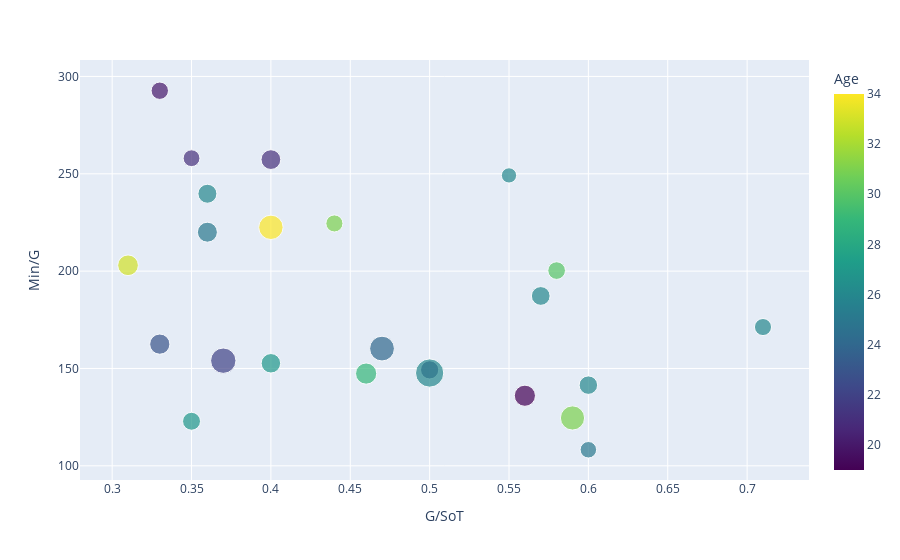

The notebook cell this image was saved under:
### Code cell
fig = px.scatter(Decision_sample2, x='G/SoT', y='Min/G', hover_data=['Player','Min','Pos','Comp'], color='Age', size='Assists',color_continuous_scale='Viridis')

fig.show()

### Figure 1 — Plotly figure (JSON) as saved in the notebook; plotly's stock layout.template omitted (floating-point values rounded to 4 significant figures)
{"data": [{"customdata": [["Julian Brandt", 1495, "MFFW", "Bundesliga"], ["Kingsley Coman", 749, "FWMF", "Bundesliga"], ["Ousmane Dembélé", 1100, "FW", "La Liga"], ["Paulo Dybala", 1179, "MFFW", "Serie A"], ["João Félix", 650, "FWMF", "La Liga"], ["Phil Foden", 1045, "FWDF", "Premier League"], ["Serge Gnabry", 1106, "FWMF", "Bundesliga"], ["Adam Hlo?ek", 878, "FWMF", "Bundesliga"], ["Jonas Hofmann", 1402, "FW", "Bundesliga"], ["Kelechi Iheanacho", 443, "FWMF", "Premier League"], ["Daichi Kamada", 1199, "MFFW", "Bundesliga"], ["Randal Kolo Muani", 1442, "FW", "Bundesliga"], ["Khvicha Kvaratskhelia", 1232, "FW", "Serie A"], ["Ademola Lookman", 1299, "FWMF", "Serie A"], ["James Maddison", 1273, "MFFW", "Premier League"], ["Riyad Mahrez", 898, "FWMF", "Premier League"], ["Anthony Martial", 458, "FW", "Premier League"], ["Thomas Müller", 812, "FWMF", "Bundesliga"], ["Jamal Musiala", 1360, "MFFW", "Bundesliga"], ["Neymar", 1495, "MFFW", "Ligue 1"], ["Dango Ouattara", 1548, "FWMF", "Ligue 1"], ["Raphinha", 959, "FW", "La Liga"], ["Bukayo Saka", 1801, "FW", "Premier League"], ["Lars Stindl", 890, "FWMF", "Bundesliga"]], "hovertemplate": "G/SoT=%{x}<br>Min/G=%{y}<br>Assists=%{marker.size}<br>Player=%{customdata[0]}<br>Min=%{customdata[1]}<br>Pos=%{customdata[2]}<br>Comp=%{customdata[3]}<br>Age=%{marker.color}<extra></extra>", "legendgroup": "", "marker": {"color": [26, 26, 25, 29, 23, 22, 27, 20, 30, 26, 26, 24, 22, 25, 26, 31, 27, 33, 19, 31, 21, 26, 21, 34], "coloraxis": "coloraxis", "size": [0.24, 0.36, 0.41, 0.46, 0.42, 0.34, 0.33, 0.31, 0.32, 0.82, 0.3, 0.63, 0.66, 0.28, 0.35, 0.3, 0.39, 0.44, 0.46, 0.6, 0.29, 0.37, 0.4, 0.61], "sizemode": "area", "sizeref": 0.00205, "symbol": "circle"}, "mode": "markers", "name": "", "orientation": "v", "showlegend": false, "type": "scatter", "x": [0.55, 0.57, 0.36, 0.46, 0.33, 0.5, 0.35, 0.33, 0.58, 0.5, 0.71, 0.47, 0.37, 0.6, 0.6, 0.44, 0.4, 0.31, 0.56, 0.59, 0.35, 0.36, 0.4, 0.4], "xaxis": "x", "y": [249.2, 187.2, 220, 147.4, 162.5, 149.3, 122.9, 292.7, 200.3, 147.7, 171.3, 160.2, 154, 108.2, 141.4, 224.5, 152.7, 203, 136, 124.6, 258, 239.8, 257.3, 222.5], "yaxis": "y"}], "layout": {"coloraxis": {"colorbar": {"title": {"text": "Age"}}, "colorscale": [[0, "#440154"], [0.1111, "#482878"], [0.2222, "#3e4989"], [0.3333, "#31688e"], [0.4444, "#26828e"], [0.5556, "#1f9e89"], [0.6667, "#35b779"], [0.7778, "#6ece58"], [0.8889, "#b5de2b"], [1, "#fde725"]]}, "legend": {"itemsizing": "constant", "tracegroupgap": 0}, "margin": {"t": 60}, "xaxis": {"anchor": "y", "domain": [0, 1], "title": {"text": "G/SoT"}}, "yaxis": {"anchor": "x", "domain": [0, 1], "title": {"text": "Min/G"}}}}
